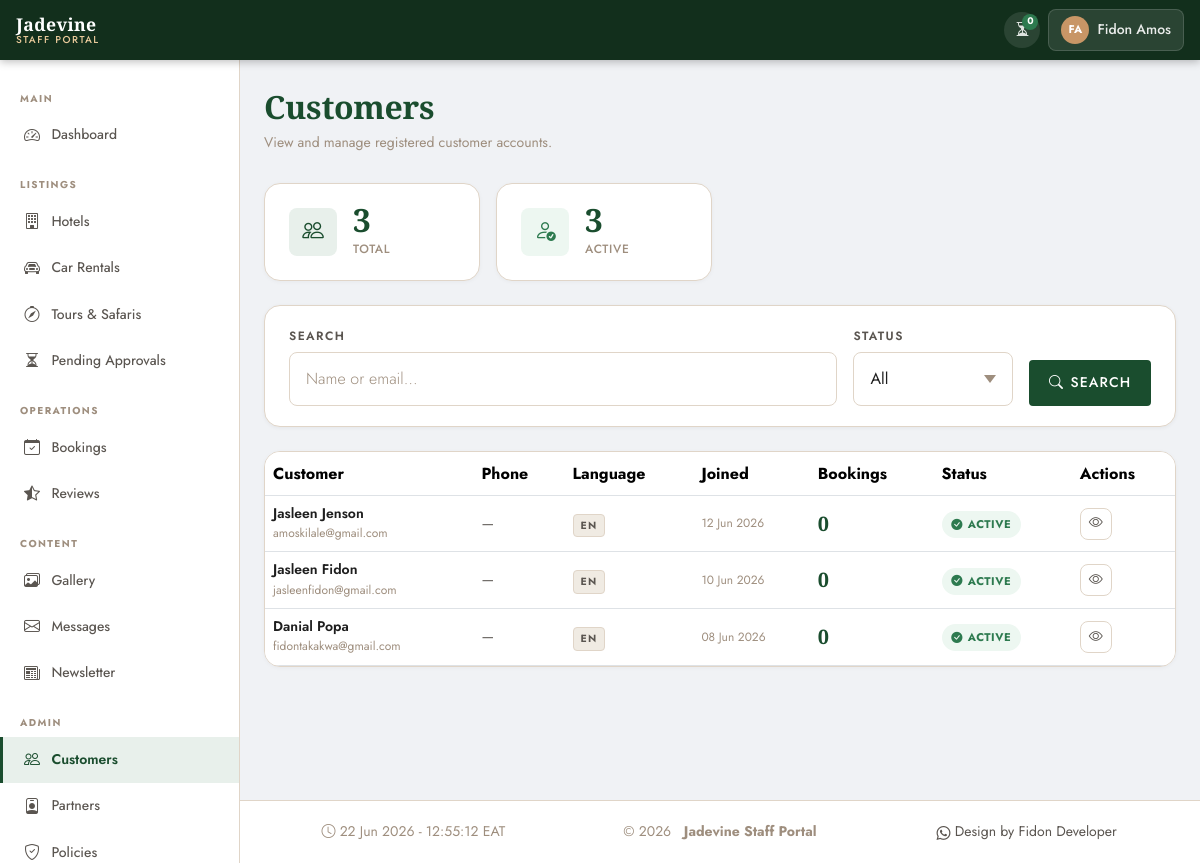
/portal/users/ (signed in), run on the app's committed database.
### apps/accounts/models.py (models this page shows, shortened)
class CustomUser(AbstractUser):
    LANGUAGE_CHOICES = [
        ('en', 'English'),
        ('fr', 'Français'),
        ('ru', 'Русский'),
    ]
    phone = models.CharField(
        max_length=20,
        blank=True,
        null=True,
        verbose_name=_('Phone Number'),
    )
    nationality = models.CharField(
        max_length=100,
        blank=True,
        null=True,
        verbose_name=_('Nationality'),
    )
    preferred_language = models.CharField(
        max_length=5,
        choices=LANGUAGE_CHOICES,
        default='en',
        verbose_name=_('Preferred Language'),
    )
    profile_photo = models.ImageField(
        upload_to='profiles/',
        blank=True,
        null=True,
        verbose_name=_('Profile Photo'),
    )
    class Meta:
        verbose_name = _('User')
        verbose_name_plural = _('Users')

### apps/portal/views/users.py (the view)
# urls.py: path('users/', PortalUserListView.as_view(), name='user_list'),
class PortalUserListView(SuperAdminRequiredMixin, View):
    template_name = 'portal/portal_users_list.html'
    def get(self, request):
        qs = CustomUser.objects.filter(
            is_staff=False
        ).annotate(
            booking_count=Count('bookings', distinct=True)
        ).order_by('-date_joined')
        search = request.GET.get('q', '').strip()
        active_filter = request.GET.get('active', '').strip()
        if search:
            qs = qs.filter(
                Q(first_name__icontains=search) |
                Q(last_name__icontains=search)  |
                Q(email__icontains=search)
            )
        if active_filter == '1':
            qs = qs.filter(is_active=True)
        elif active_filter == '0':
            qs = qs.filter(is_active=False)
        paginator  = Paginator(qs, 25)
        page_obj   = paginator.get_page(request.GET.get('page'))
        context = {
            'page_obj': page_obj,
            'search': search,
            'active_filter': active_filter,
            'total_count': CustomUser.objects.filter(is_staff=False).count(),
            'active_count': CustomUser.objects.filter(
                is_staff=False, is_active=True
            ).count(),
        }
        return render(request, self.template_name, context)

### templates/portal/portal_users_list.html (shortened to what this page needs)
{% extends "portal/portal_base.html" %}
{% load i18n static %}
{% block nav_users %}active{% endblock %}
{% block page_title %}{% trans "Customers" %}{% endblock %}
{% block page_subtitle %}
<p class="portal-page-subtitle">
  {% trans "View and manage registered customer accounts." %}
</p>
{% endblock %}
{% block extra_css %}
<link rel="stylesheet" href="{% static 'css/portal/portal_users.css' %}">
{% endblock %}
{% block content %}
<div class="row g-3 mb-4">
  <div class="col-6 col-md-3">
    <div class="portal-stat-card">
      <div class="portal-stat-icon portal-stat-icon--primary">
        <i class="bi bi-people"></i>
      </div>
      <div>
        <div class="portal-stat-value">{{ total_count }}</div>
        <p class="portal-stat-label">{% trans "Total" %}</p>
      </div>
    </div>
  </div>
  <div class="col-6 col-md-3">
    <div class="portal-stat-card">
      <div class="portal-stat-icon portal-stat-icon--success">
        <i class="bi bi-person-check"></i>
      </div>
      <div>
        <div class="portal-stat-value">{{ active_count }}</div>
        <p class="portal-stat-label">{% trans "Active" %}</p>
      </div>
    </div>
  </div>
</div>
<form method="get" class="portal-card mb-4" style="padding:1.25rem 1.5rem;">
  <div class="users-filter-row">
    <div class="jd-form-group mb-0" style="flex:1;min-width:200px;">
      <label class="jd-label">{% trans "Search" %}</label>
      <div style="position:relative;">
        <input type="text" name="q" value="{{ search }}"
               class="jd-input jd-input-icon-wrap"
               placeholder="{% trans 'Name or email…' %}">
      </div>
    </div>
    <div class="jd-form-group mb-0" style="min-width:160px;">
      <label class="jd-label">{% trans "Status" %}</label>
      <select name="active" class="jd-input" onchange="this.form.submit()">
        <option value="">{% trans "All" %}</option>
      </select>
    </div>
    <div class="jd-form-group mb-0" style="align-self:flex-end;">
      <button type="submit" class="btn-primary-jd"
              style="display:inline-flex;align-items:center;gap:0.4rem;
                     padding:0.55rem 1.1rem;">
        <i class="bi bi-search"></i> {% trans "Search" %}
      </button>
    </div>
  </div>
</form>
{% if page_obj.object_list %}
<div class="portal-table-wrap table-responsive">
  <table id="users-table" class="table table-hover align-middle mb-0">
    <thead>
      <tr>
        <th>{% trans "Customer" %}</th>
        <th>{% trans "Phone" %}</th>
        <th>{% trans "Language" %}</th>
        <th>{% trans "Joined" %}</th>
        <th>{% trans "Bookings" %}</th>
        <th>{% trans "Status" %}</th>
        <th>{% trans "Actions" %}</th>
      </tr>
    </thead>
    <tbody>
      {% for customer in page_obj %}
      <tr>
        <td>
          <div class="user-name-primary">
            {{ customer.get_full_name|default:"—" }}
          </div>
          <div class="user-email">{{ customer.email }}</div>
        </td>
        <td style="font-size:var(--text-sm);color:var(--color-text-light);">
          {{ customer.phone|default:"—" }}
        </td>
        <td>
          <span class="user-lang-badge">
            {{ customer.preferred_language|upper }}
          </span>
        </td>
        <td style="font-size:var(--text-xs);color:var(--color-muted);
                   white-space:nowrap;">
          {{ customer.date_joined|date:"d M Y" }}
        </td>
        <td>
          <span class="user-booking-count">
            {{ customer.booking_count }}
          </span>
        </td>
        <td>
          {% if customer.is_active %}
          <span class="approval-badge approval-badge--approved">
            <i class="bi bi-check-circle-fill"></i> {% trans "Active" %}
          </span>
          {% else %}
          <span class="approval-badge approval-badge--rejected">
            <i class="bi bi-x-circle-fill"></i> {% trans "Inactive" %}
          </span>
          {% endif %}
        </td>
        <td>
          <div class="portal-row-actions">
            <a href="{% url 'portal:user_detail' customer.pk %}"
               class="portal-icon-btn" title="{% trans 'View detail' %}">
              <i class="bi bi-eye"></i>
            </a>
          </div>
        </td>
      </tr>
      {% endfor %}
    </tbody>
  </table>
</div>
{% endif %}
{% endblock %}

### templates/portal/portal_base.html (shortened to what this page needs)
{% load static i18n %}
<!DOCTYPE html>
<html lang="en">
<head>
  <link rel="stylesheet"
        href="https://cdn.jsdelivr.net/npm/bootstrap@5.3.3/dist/css/bootstrap.min.css">
  <link rel="stylesheet"
        href="https://cdn.jsdelivr.net/npm/bootstrap-icons@1.11.3/font/bootstrap-icons.min.css">
  <link rel="stylesheet"
        href="https://cdn.datatables.net/1.13.8/css/dataTables.bootstrap5.min.css">
  <link rel="stylesheet"
        href="https://cdn.datatables.net/buttons/2.4.2/css/buttons.bootstrap5.min.css">
  <link rel="stylesheet" href="{% static 'css/main.css' %}">
  <link rel="stylesheet" href="{% static 'css/portal/portal_base.css' %}">
  {% block extra_css %}{% endblock %}
</head>
<body class="portal-body {% block body_class %}{% endblock %}">
<header class="portal-topbar">
  <a href="{% url 'portal:dashboard' %}" class="portal-topbar-brand">
    <span class="brand-name">Jadevine</span>
    <span class="brand-sub">{% trans "Staff Portal" %}</span>
  </a>
  <div class="portal-topbar-right">
    {% if not mini_admin %}
    <a href="{% url 'portal:dashboard' %}#pending"
       class="portal-topbar-badge {% if pending_total == 0 %}portal-topbar-badge--zero{% endif %}"
       title="{% trans 'Pending approvals' %}">
      <i class="bi bi-hourglass-split"></i>
      <span class="pending-count-badge">{{ pending_total }}</span>
    </a>
    {% endif %}
    <div class="portal-user-dropdown dropdown">
      <button class="portal-user-btn dropdown-toggle"
              data-bs-toggle="dropdown"
              aria-expanded="false">
        <span class="portal-user-avatar">
          {{ request.user.first_name|first|upper }}{{ request.user.last_name|first|upper }}
        </span>
        <span class="portal-user-name d-none d-md-inline">
          {{ request.user.get_full_name|default:request.user.username }}
        </span>
      </button>
    </div>
  </div>
</header>
<div class="portal-layout">
  <aside class="portal-sidebar" id="portalSidebar">
    <nav class="portal-nav">
      <div class="portal-nav-section">
        <span class="portal-nav-label">{% trans "Main" %}</span>
        <a href="{% url 'portal:dashboard' %}"
           class="portal-nav-link {% block nav_dashboard %}{% endblock %}">
          <i class="bi bi-speedometer2"></i>
          <span>{% trans "Dashboard" %}</span>
        </a>
      </div>
      <div class="portal-nav-section">
        <span class="portal-nav-label">{% trans "Listings" %}</span>
        <a href="{% url 'portal:hotel_list' %}"
           class="portal-nav-link {% block nav_hotels %}{% endblock %}">
          <i class="bi bi-building"></i>
          <span>{% trans "Hotels" %}</span>
        </a>
        <a href="{% url 'portal:car_list' %}"
           class="portal-nav-link {% block nav_cars %}{% endblock %}">
          <i class="bi bi-car-front"></i>
          <span>{% trans "Car Rentals" %}</span>
        </a>
        {% if not mini_admin %}
        <a href="{% url 'portal:tour_list' %}"
           class="portal-nav-link {% block nav_tours %}{% endblock %}">
          <i class="bi bi-compass"></i>
          <span>{% trans "Tours &amp; Safaris" %}</span>
        </a>
        {% endif %}
        {% if not mini_admin %}
        <a href="{% url 'portal:pending_hotels' %}"
           class="portal-nav-link {% block nav_pending %}{% endblock %}">
          <i class="bi bi-hourglass-split"></i>
          <span>{% trans "Pending Approvals" %}</span>
        </a>
        {% endif %}
      </div>
      <div class="portal-nav-section">
        <span class="portal-nav-label">{% trans "Operations" %}</span>
        <a href="{% url 'portal:booking_list' %}"
           class="portal-nav-link {% block nav_bookings %}{% endblock %}">
          <i class="bi bi-calendar-check"></i>
          <span>{% trans "Bookings" %}</span>
        </a>
        <a href="{% url 'portal:review_list' %}"
          class="portal-nav-link {% block nav_reviews %}{% endblock %}">
          <i class="bi bi-star-half"></i>
          <span>{% trans "Reviews" %}</span>
        </a>
      </div>
      {% if not mini_admin %}
      <div class="portal-nav-section">
        <span class="portal-nav-label">{% trans "Content" %}</span>
        <a href="{% url 'portal:gallery' %}"
           class="portal-nav-link {% block nav_gallery %}{% endblock %}">
          <i class="bi bi-images"></i>
          <span>{% trans "Gallery" %}</span>
        </a>
        <a href="{% url 'portal:message_list' %}"
           class="portal-nav-link {% block nav_messages %}{% endblock %}">
          <i class="bi bi-envelope"></i>
          <span>{% trans "Messages" %}</span>
        </a>
        <a href="{% url 'portal:newsletter' %}"
           class="portal-nav-link {% block nav_newsletter %}{% endblock %}">
          <i class="bi bi-newspaper"></i>
          <span>{% trans "Newsletter" %}</span>
        </a>
      </div>
      {% endif %}
      {% if not mini_admin %}
      <div class="portal-nav-section">
        <span class="portal-nav-label">{% trans "Admin" %}</span>
        <a href="{% url 'portal:user_list' %}"
           class="portal-nav-link {% block nav_users %}{% endblock %}">
          <i class="bi bi-people"></i>
          <span>{% trans "Customers" %}</span>
        </a>
        <a href="{% url 'portal:miniadmin_list' %}"
           class="portal-nav-link {% block nav_miniadmins %}{% endblock %}">
          <i class="bi bi-person-badge"></i>
          <span>{% trans "Partners" %}</span>
        </a>
        <a href="{% url 'portal:policies' %}"
           class="portal-nav-link {% block nav_policies %}{% endblock %}">
          <i class="bi bi-shield-check"></i>
          <span>{% trans "Policies" %}</span>
        </a>
      </div>
      {% endif %}
    </nav>
  </aside>
  <main class="portal-main">
    {% block page_header %}
    <div class="portal-page-header">
      <div>
        <h1 class="portal-page-title">{% block page_title %}{% endblock %}</h1>
        {% block page_subtitle %}{% endblock %}
      </div>
    </div>
    {% endblock %}
    <div class="portal-content">
      {% block content %}{% endblock %}
    </div>
  </main>
</div>
<footer class="portal-footer">
  <div class="container-fluid">
    <div class="footer-box">
      <span class="server-time">
        <i class="bi bi-clock"></i>
        <span id="liveClock"></span> EAT
      </span>
    </div>
    <div class="footer-box">
      <span class="copy-year">
        &copy; {% now "Y" %} &nbsp; <strong>Jadevine Staff Portal</strong>
      </span>
    </div>
    <div class="footer-box">
      <nav class="portal-footer-nav">
        <a href="https://wa.me/255713529019" class="footer-link">
          <i class="bi bi-whatsapp"></i> Design by Fidon Developer</a>
      </nav>
    </div>
  </div>
</footer>
</body>
</html>

### data on the page
CustomUser: user.first_name|first "F", user.last_name|first "A", user.get_full_name "Fidon Amos"
CustomUser: get_full_name "Jasleen Jenson", email "amoskilale@gmail.com", phone "—", preferred_language "EN", date_joined "12 Jun 2026", booking_count "0"
CustomUser: get_full_name "Jasleen Fidon", email "jasleenfidon@gmail.com", phone "—", preferred_language "EN", date_joined "10 Jun 2026", booking_count "0"
CustomUser: get_full_name "Danial Popa", email "fidontakakwa@gmail.com", phone "—", preferred_language "EN", date_joined "08 Jun 2026", booking_count "0"

### other printed values
{{ pending_total }} "0"
{{ total_count }} "3"
{{ active_count }} "3"
